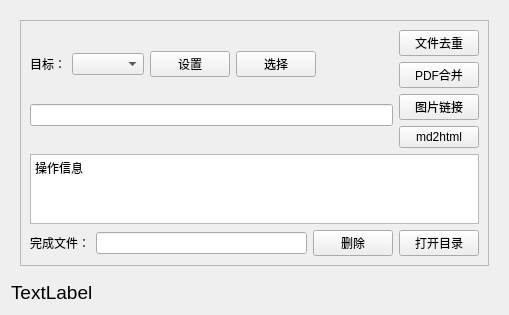
<?xml version="1.0" encoding="UTF-8"?>
<ui version="4.0">
 <class>Form</class>
 <widget class="QWidget" name="Form">
  <property name="geometry">
   <rect>
    <x>0</x>
    <y>0</y>
    <width>509</width>
    <height>313</height>
   </rect>
  </property>
  <property name="windowTitle">
   <string>Form</string>
  </property>
  <layout class="QVBoxLayout" name="verticalLayout">
   <item>
    <widget class="QStackedWidget" name="stackedWidget">
     <property name="currentIndex">
      <number>0</number>
     </property>
     <widget class="QWidget" name="page">
      <layout class="QVBoxLayout" name="verticalLayout_5">
       <item>
        <widget class="QFrame" name="frame">
         <property name="frameShape">
          <enum>QFrame::StyledPanel</enum>
         </property>
         <property name="frameShadow">
          <enum>QFrame::Raised</enum>
         </property>
         <layout class="QVBoxLayout" name="verticalLayout_4">
          <item>
           <layout class="QHBoxLayout" name="horizontalLayout_3">
            <item>
             <layout class="QVBoxLayout" name="verticalLayout_3">
              <item>
               <layout class="QHBoxLayout" name="horizontalLayout" stretch="1,2,0,0,7">
                <item>
                 <widget class="QLabel" name="label_3">
                  <property name="text">
                   <string>目标：</string>
                  </property>
                 </widget>
                </item>
                <item>
                 <widget class="QComboBox" name="selectBox"/>
                </item>
                <item>
                 <widget class="QPushButton" name="settingBtn">
                  <property name="text">
                   <string>设置</string>
                  </property>
                 </widget>
                </item>
                <item>
                 <widget class="QPushButton" name="tempselectBtn">
                  <property name="text">
                   <string>选择</string>
                  </property>
                 </widget>
                </item>
                <item>
                 <spacer name="horizontalSpacer">
                  <property name="orientation">
                   <enum>Qt::Horizontal</enum>
                  </property>
                  <property name="sizeHint" stdset="0">
                   <size>
                    <width>40</width>
                    <height>20</height>
                   </size>
                  </property>
                 </spacer>
                </item>
               </layout>
              </item>
              <item>
               <widget class="QLineEdit" name="targetFilePathText"/>
              </item>
             </layout>
            </item>
            <item>
             <layout class="QVBoxLayout" name="verticalLayout_2">
              <item>
               <widget class="QPushButton" name="fileDedupBtn">
                <property name="text">
                 <string>文件去重</string>
                </property>
               </widget>
              </item>
              <item>
               <widget class="QPushButton" name="pdfMergeBtn">
                <property name="text">
                 <string>PDF合并</string>
                </property>
               </widget>
              </item>
              <item>
               <widget class="QPushButton" name="typorePicBtn">
                <property name="text">
                 <string>图片链接</string>
                </property>
               </widget>
              </item>
              <item>
               <widget class="QPushButton" name="md2htmlBtn">
                <property name="text">
                 <string>md2html</string>
                </property>
               </widget>
              </item>
             </layout>
            </item>
           </layout>
          </item>
          <item>
           <widget class="QPlainTextEdit" name="detailShowWindow">
            <property name="plainText">
             <string>操作信息</string>
            </property>
           </widget>
          </item>
          <item>
           <layout class="QHBoxLayout" name="horizontalLayout_2">
            <item>
             <widget class="QLabel" name="label_4">
              <property name="text">
               <string>完成文件：</string>
              </property>
             </widget>
            </item>
            <item>
             <widget class="QLineEdit" name="outFilePath"/>
            </item>
            <item>
             <widget class="QPushButton" name="delBtn">
              <property name="text">
               <string>删除</string>
              </property>
             </widget>
            </item>
            <item>
             <widget class="QPushButton" name="showBtn">
              <property name="text">
               <string>打开目录</string>
              </property>
             </widget>
            </item>
           </layout>
          </item>
         </layout>
        </widget>
       </item>
      </layout>
     </widget>
     <widget class="QWidget" name="page_2">
      <layout class="QVBoxLayout" name="verticalLayout_6">
       <item>
        <layout class="QHBoxLayout" name="horizontalLayout_4" stretch="9,1">
         <item>
          <layout class="QGridLayout" name="gridLayout">
           <item row="2" column="0">
            <widget class="QPushButton" name="backBtn">
             <property name="text">
              <string>返回</string>
             </property>
            </widget>
           </item>
           <item row="2" column="1">
            <widget class="QPushButton" name="addIniBtn">
             <property name="text">
              <string>增加</string>
             </property>
            </widget>
           </item>
           <item row="2" column="2">
            <widget class="QPushButton" name="deleteIniBtn">
             <property name="text">
              <string>删除</string>
             </property>
            </widget>
           </item>
           <item row="0" column="2">
            <widget class="QPushButton" name="selectDirBtn">
             <property name="maximumSize">
              <size>
               <width>50</width>
               <height>16777215</height>
              </size>
             </property>
             <property name="text">
              <string>选择</string>
             </property>
            </widget>
           </item>
           <item row="0" column="0" colspan="2">
            <widget class="QLineEdit" name="selectDirText"/>
           </item>
           <item row="1" column="0" colspan="2">
            <widget class="QLineEdit" name="alianText"/>
           </item>
          </layout>
         </item>
         <item>
          <widget class="QListWidget" name="listWidget"/>
         </item>
        </layout>
       </item>
      </layout>
     </widget>
    </widget>
   </item>
   <item>
    <widget class="QLabel" name="showInfoText">
     <property name="font">
      <font>
       <family>Arial</family>
       <pointsize>14</pointsize>
      </font>
     </property>
     <property name="text">
      <string>TextLabel</string>
     </property>
    </widget>
   </item>
  </layout>
 </widget>
 <resources/>
 <connections/>
</ui>
